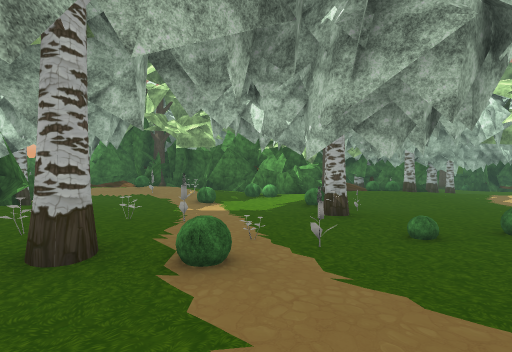
[1] (above)

24 first-person views from a walk through a Unity game level. The camera is 1.4 m above the floor, looks level and sees 85° across. The floor is counted in squares, 2 m on a side. Each view is taken from the middle of a square. On the plan, view 1 faces up. The plan holds only what a view shows up to about 9 squares ahead; the rest is blank. The place goes on beyond the plan. Some trees and plants on the terrain are drawn as simple stand-ins. The player is left out. Some surface patterns are stand-ins.

[2]
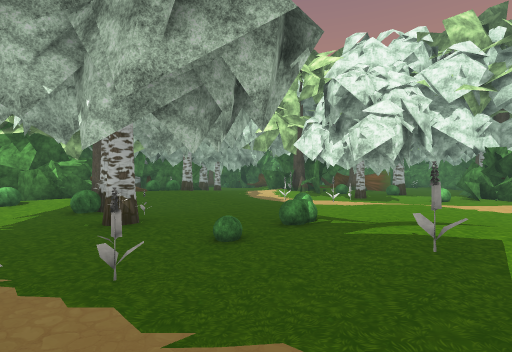

[3]
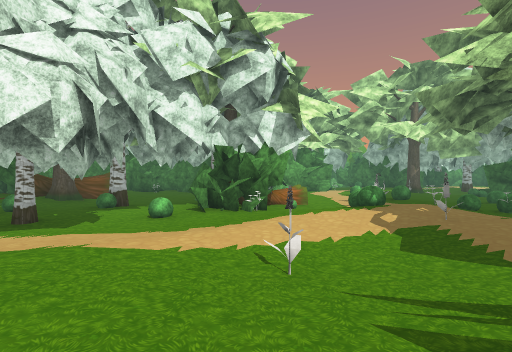

[4]
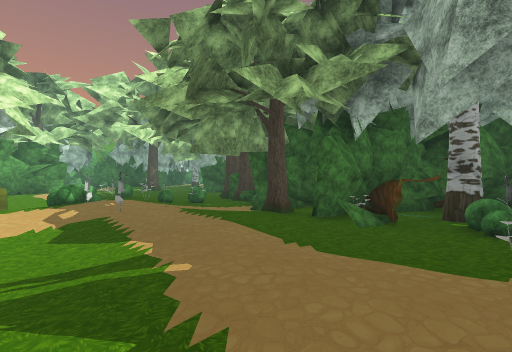

[5]
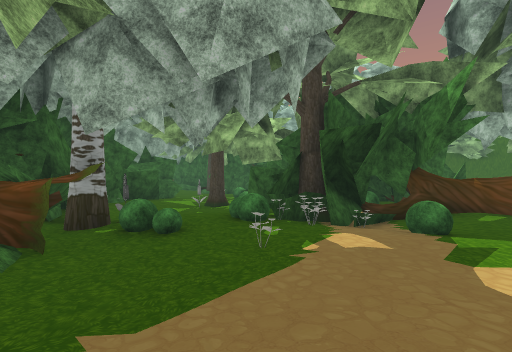

[6]
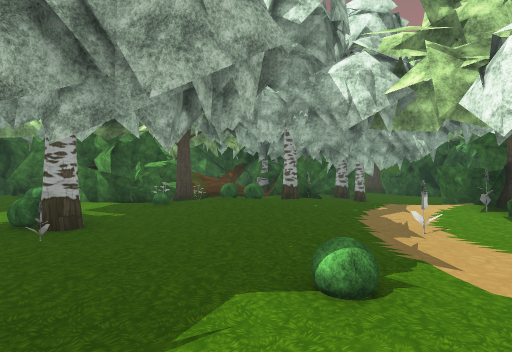

[7]
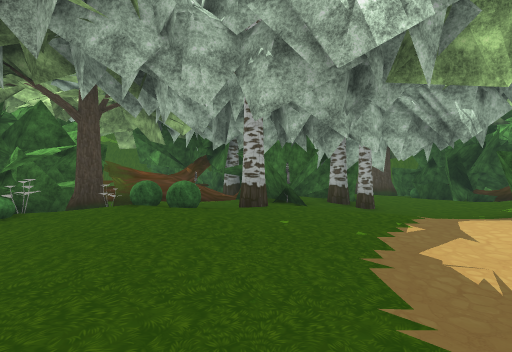

[8]
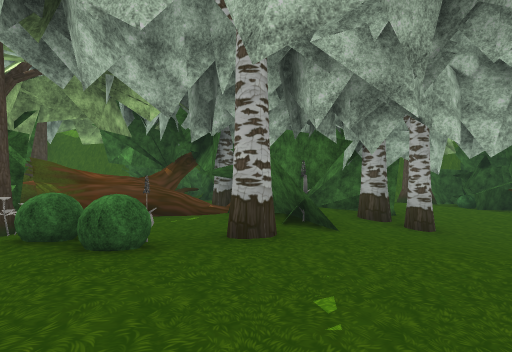

[9]
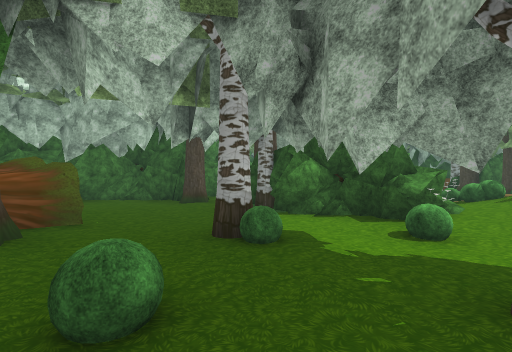

[10]
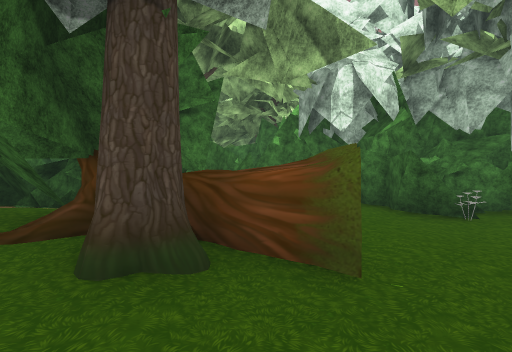

[11]
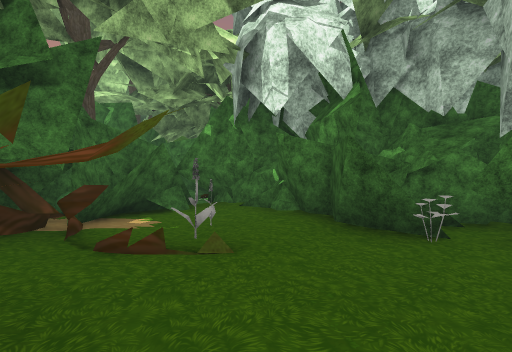

[12]
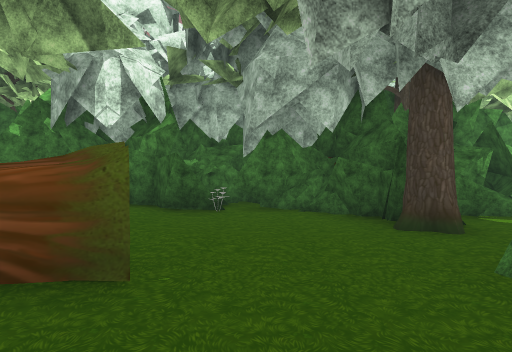

[13]
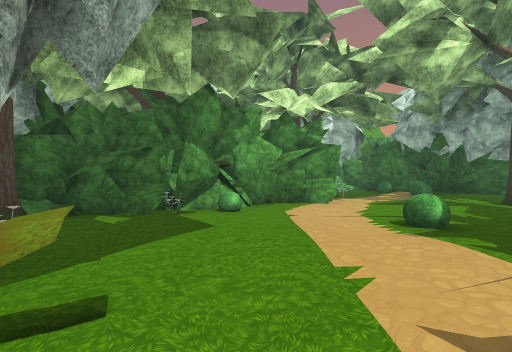

[14]
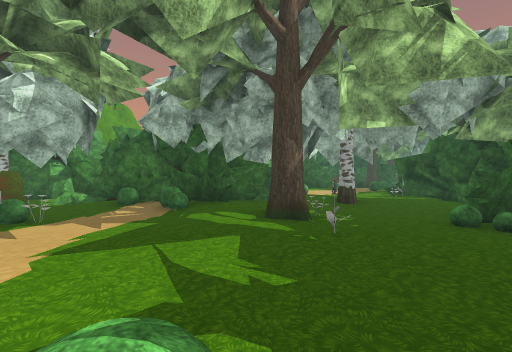

[15]
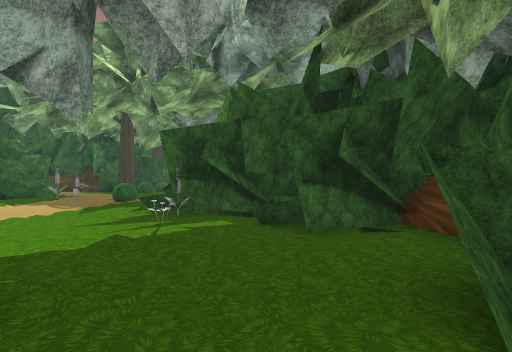

[16]
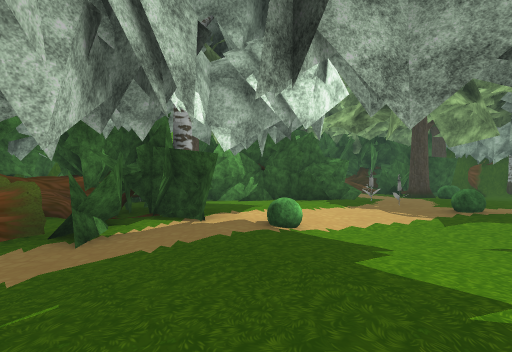

[17]
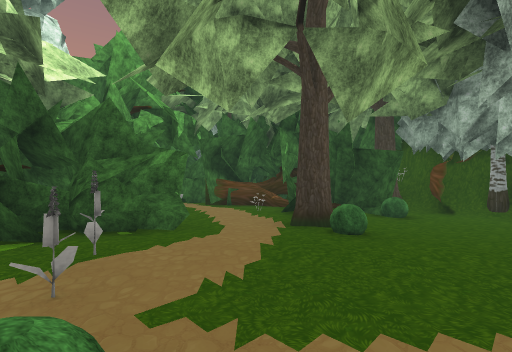

[18]
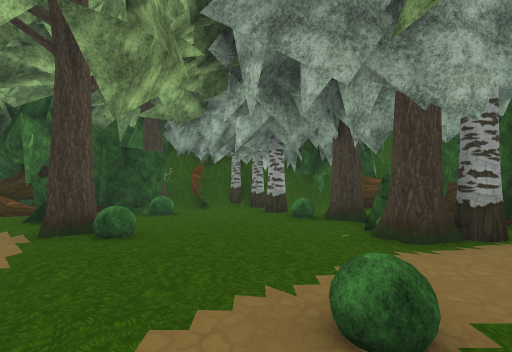

[19]
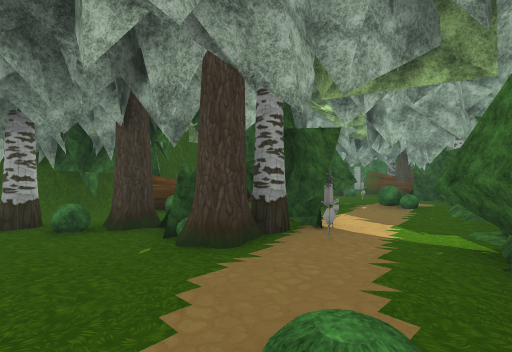

[20]
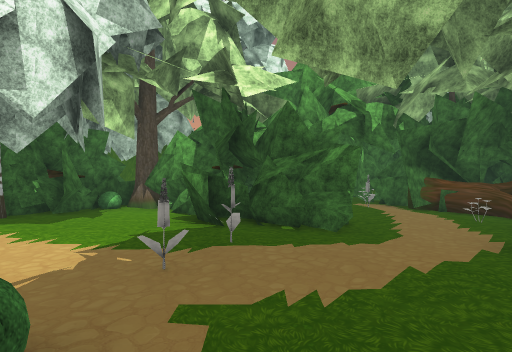

[21]
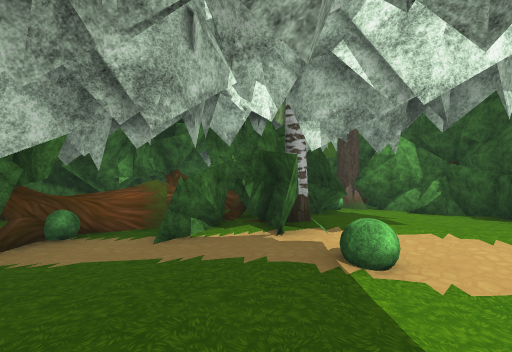

[22]
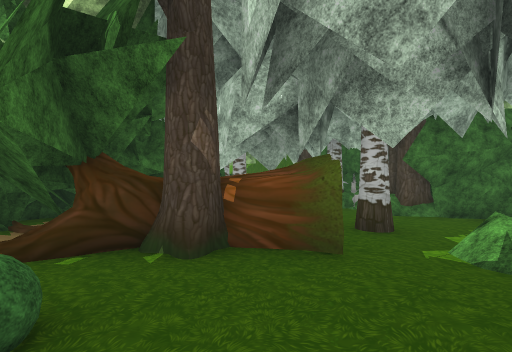

[23]
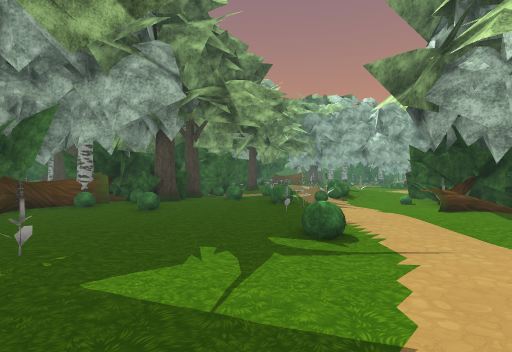

[24]
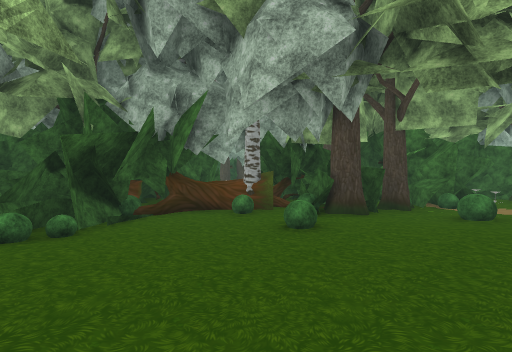

### Floor plan
Key: @ floor where view 1 was taken; # wall or solid block; . main floor; : floor 0.25 m higher than the main floor; - floor 0.25 m lower than the main floor; + floor 0.5 m higher than the main floor; / step, stairs or slope; = window, fence, low wall or low ledge; T tree; B bush; F flower; O other object.
Columns run from 4 left of view 1 to 28 right of it. Each row starts with its distance up from view 1.
 17        TTT
 16         #T      T
 15 T       TT    TTT
 14 OO     TTTTT /.BTT    T
 13 TO  T  TTT#TTT..     TT
 12  OTTTTTT  TF-#-/ T  T  T
 11   # TTTF=#T//-// T TT TT
 10   //B#FBBB:.//#T TTOTTT
  9 /OO/.////O/.//TTTT##.TT
  8 ///B-/T-///--FTTT T.O#T
  7 ./.---B--.-F-.B./TTTFTT
  6 :/----F------..B--T..FTTT
  5 :.OF--TO--BOOTTT---...#TT
  4 .../O-B-B-//---------/T
  3  FT.BF-/.....-B-T-/-TTTTT
  2   /----F..../-.TTTT-.OTT
  1 TT -...../F///OTOT-O-TT   T
  0 TT  @  /:/--///OTT-..OB  TTT    O
 -1   T..:..:////+BB--...--T T TTT OT
 -2   T//B::./:.F/OOO......  TTT  -TT
 -3  ##TTOOF../:///OBOO.B..TTB-TTT-TT
 -4 T#  TTBB./.T//B/........-O-----T
 -5 O   #TO:BO#TB-BO.-......--../T #T
 -6   T O..FTTT#T#OT.B-..F..BBBTT
 -7   T TO..TT TT TB----.-T/#TTTTT TT
 -8     -//TTT    TTB--BB-O/TTTBTT T
 -9     .##T   OOTOTT-BT---..T--TTT#
-10               T# TBT#-/T./-T#TT
-11                 TTT#.......TTTTT
-12                  TTTT.O..B/T T
-13                    TTTF.-./.TBT
-14                      T /.....#T
-15                     T  :BF.##
-16                   OTT B...F.TT OO
-17              T   T.T.......TTTTT
-18              TO  B.OFO....../O.TT
-19              TT.=TTTTT-./BT...O#T
-20               O  T TTT---- #O- T#
-21                    T TB--BTTTTT T
-22                   TTO TT-/TTTT# O
-23                TT  TT###.#T  O T#
-24                    ####TTTO
-25                       T

Positions as (right, up) in squares from view 1, and headings:
1: (0, 0), facing up
2: (0, 1), facing up-right
3: (4, 1), facing right
4: (3, 0), facing down-right
5: (5, -1), facing down-left
6: (5, 3), facing up
7: (6, 6), facing up
8: (6, 8), facing up
9: (9, 7), facing down-right
10: (12, 5), facing up-right
11: (14, 5), facing up-right
12: (12, 5), facing right
13: (12, -1), facing right
14: (15, -3), facing down-right
15: (17, -9), facing down
16: (19, -9), facing down-right
17: (19, -15), facing down-right
18: (19, -15), facing down
19: (19, -16), facing down-left
20: (19, -16), facing right
21: (19, -11), facing right
22: (21, -5), facing up-right
23: (19, -4), facing left
24: (16, -4), facing down-left
